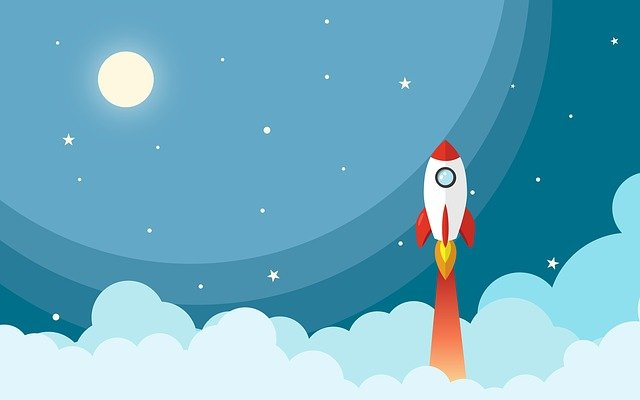
#> input picture C-104/poster.jpg, 640 x 400 px
$ python poster.py
#> lines starting #> are read from the running program, lines starting #| are printed output that depends on the picture
import cv2

img = cv2.imread("poster.jpg")
#> img is the input picture: shape (400, 640, 3); mean B, G, R 194.6, 172.6, 108.6
rocket=img[120:360,400:500]
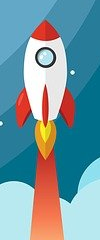
#> rocket: shape (240, 100, 3); mean B, G, R 162.8, 153.2, 118.1
img[0:240,500:600] = rocket

text_show = "Rocket"
cv2.putText(img,
            text_show,
            (200,200),
            fontScale=1,
            color=(0,0,255),
            fontFace=cv2.FONT_HERSHEY_COMPLEX_SMALL)
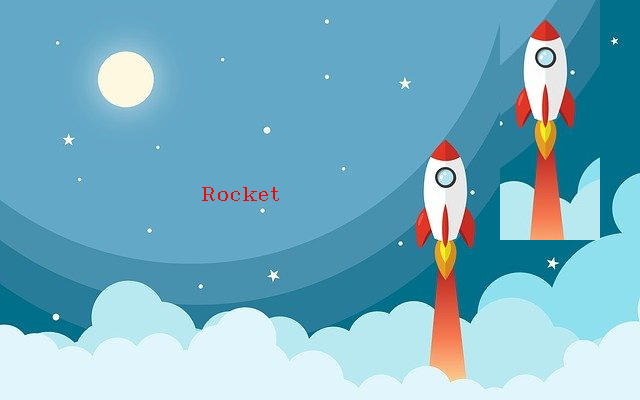
#> img: shape (400, 640, 3); mean B, G, R 196.1, 175.8, 118.6
cv2.imshow("output", img)
cv2.waitKey(0)
